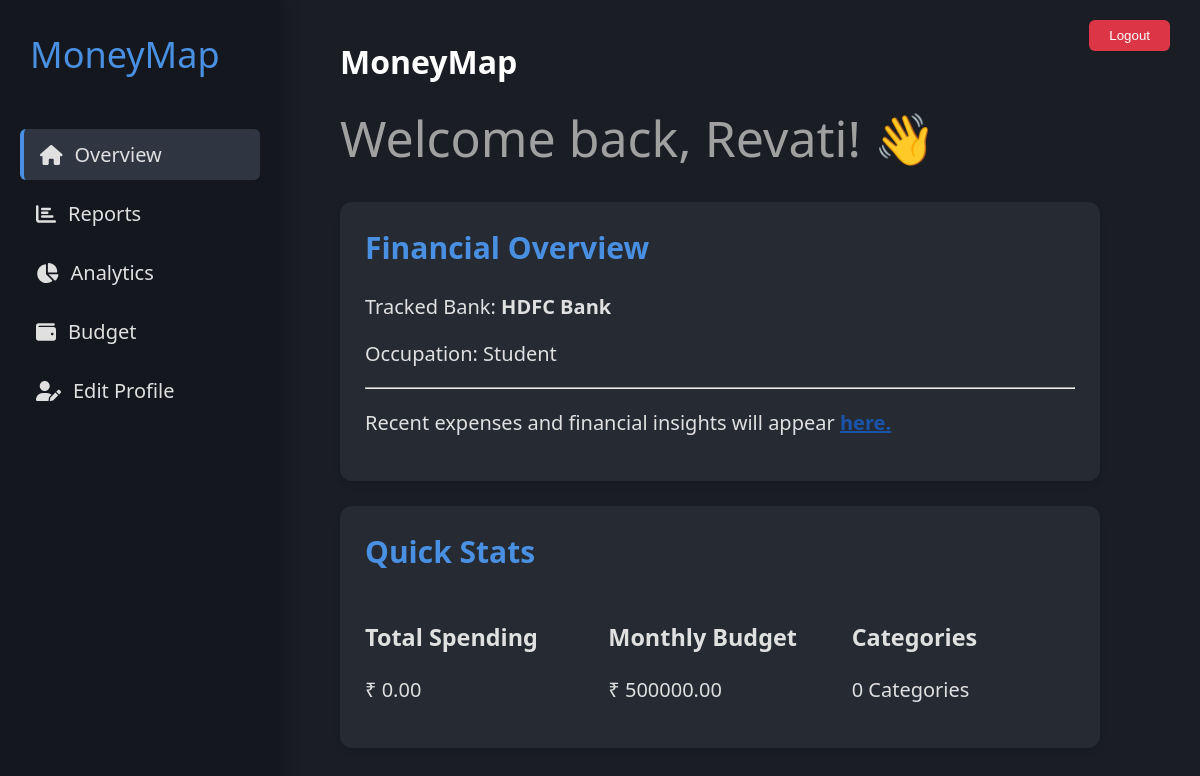
Before: /accounts/dashboard/ (signed in) with the older database file.
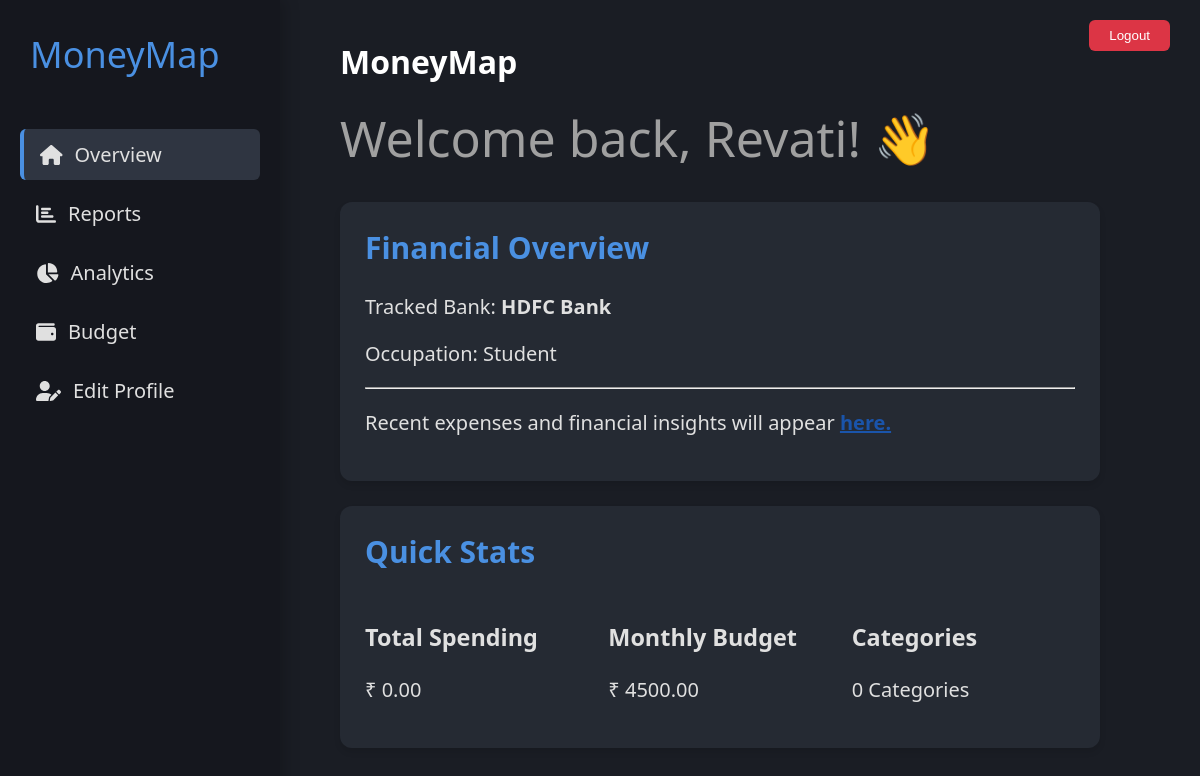
After: the same page with the newer database file.
### budgeting/models.py (models this page shows, shortened)
class Budget(models.Model):
    user = models.ForeignKey(User, on_delete=models.CASCADE)
    amount = models.DecimalField(max_digits=12, decimal_places=2)
    month = models.IntegerField()
    year = models.IntegerField()
    created_at = models.DateTimeField(auto_now_add=True)
    updated_at = models.DateTimeField(auto_now=True)
    class Meta:
        app_label = 'budgeting'  # Explicitly define app_label
        unique_together = ['user', 'month', 'year']

### accounts/views.py (the view)
# urls.py: path('dashboard/', views.dashboard_view, name='dashboard'),
def dashboard_view(request):
    total_spending = get_total_spending_current_month(request.user)
    monthly_budget = get_current_month_budget(request.user)
    num_categories = get_num_spending_categories(request.user)
    context = {
        'total_spending': total_spending,
        'monthly_budget': monthly_budget,
        'num_categories': num_categories,
    }
    return render(request, 'accounts/dashboard.html', context)

### analytics/utils.py (called while the page is built, shortened)
def get_total_spending_current_month(user):
    today = date.today()
    current_year = today.year
    current_month = today.month
    total_spending = 0.0
    transactions = StoredTransaction.objects.filter(user=user)
    return total_spending

def get_num_spending_categories(user):
    today = date.today()
    current_year = today.year
    current_month = today.month
    category_totals = defaultdict(float)
    transactions = StoredTransaction.objects.filter(user=user)
    return len(category_totals)

### budgeting/utils.py (called while the page is built)
def get_current_month_budget(user):
    now = timezone.now()
    try:
        budget = Budget.objects.get(user=user, month=now.month, year=now.year).amount
    except Budget.DoesNotExist:
        budget = 0.0
    return budget

### accounts/templates/accounts/dashboard.html (shortened to what this page needs)
{% extends 'base.html' %}
{% load static %}
{% block content %}
    <h1>MoneyMap</h1>
    <div class="welcome-message">
        Welcome back, {{ user.first_name|default:user.username }}! 👋
    </div>
    <div class="content-card">
        <h2>Financial Overview</h2>
        <p>Tracked Bank: <strong>{{ user.profile.get_bank_to_track_display }}</strong></p>
        <p>Occupation: {{ user.profile.occupation|default:"Not specified" }}</p>
        <hr>
        <p>Recent expenses and financial insights will appear <a href="{% url 'emailparser:fetch_expenses' %}">here.</a></p>
    </div>
    <div class="content-card">
        <h2>Quick Stats</h2>
        <div style="display: grid; grid-template-columns: repeat(3, 1fr); gap: 20px;">
            <div class="stat-box">
                <h3>Total Spending</h3>
                <p>₹ {{ total_spending|floatformat:2 }}</p>
            </div>
            <div class="stat-box">
                <h3>Monthly Budget</h3>
                <p>₹ {{ monthly_budget|floatformat:2 }}</p>
            </div>
            <div class="stat-box">
                <h3>Categories</h3>
                <p>{{ num_categories }} Categories</p>
            </div>
        </div>
    </div>
{% endblock %}

Changed rows visible on the page:
changed Budget: amount "500000.00" → "4500.00"
